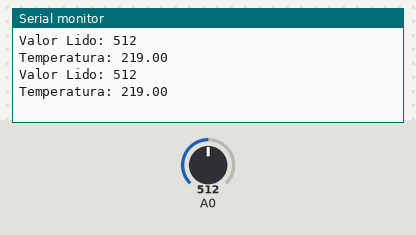
The sketch below on a simulated Arduino Uno, built with avr-gcc and run on an emulated ATmega328P. Shown: the last lines printed to the serial monitor. The test bench sets the inputs (shaded band); at power-on: A0 = 512.

Above: at 10.8 s.
10.9 s: A0 set to 716
At 15.9 s:
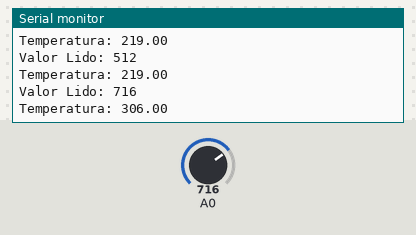
18.4 s: A0 set to 900
At 21.0 s:
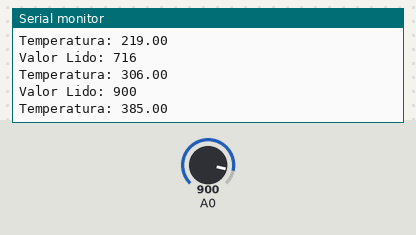
Timing chart, 0 to 22.5 s (numbered marks = the images above; inputs shaded):
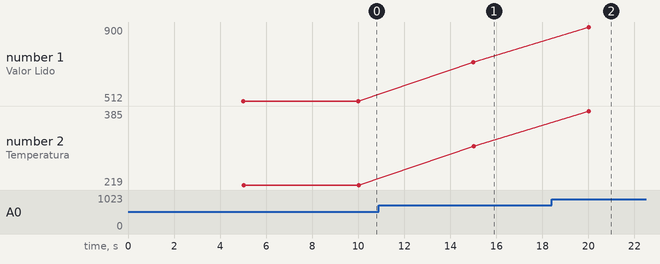

The sketch:

sensor_de_temperatura_lm351.ino
```cpp
void setup(){
  pinMode(A0, INPUT);
  Serial.begin(9600);
}

void loop(){
  delay(5000);
  int valorLido = analogRead(A0);
  float temperatura = map(valorLido, 0, 350, 0, 150);
  Serial.println("Valor Lido: " + (String)valorLido);
  Serial.println("Temperatura: " + (String)temperatura);
}
```

Measured:
- after the input at 10.9 s, the serial monitor: prints a new line after 4.1 s (image 1)
- after the input at 18.4 s, the serial monitor: prints a new line after 1.6 s (image 2)
- plotted number 1: 512 → 716 after the input at 10.9 s, 716 → 900 after the input at 18.4 s
- plotted number 2: 219 → 306 after the input at 10.9 s, 306 → 385 after the input at 18.4 s
